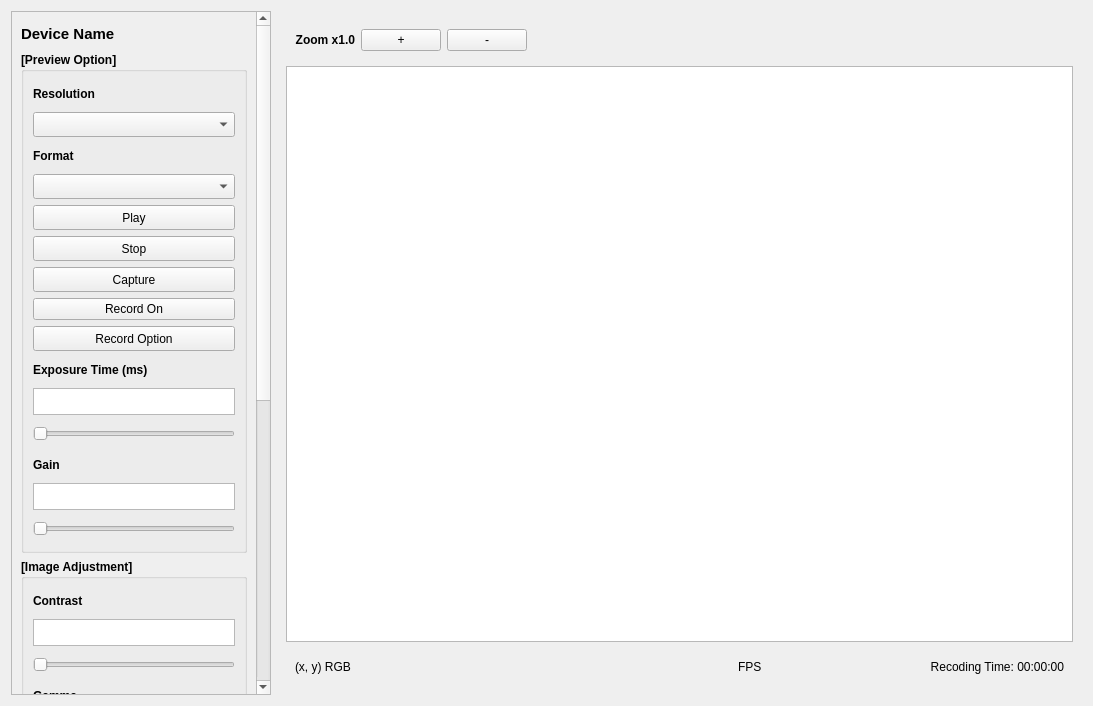
<?xml version="1.0" encoding="UTF-8"?>
<ui version="4.0">
 <class>TabCamera</class>
 <widget class="QWidget" name="TabCamera">
  <property name="geometry">
   <rect>
    <x>0</x>
    <y>0</y>
    <width>1093</width>
    <height>706</height>
   </rect>
  </property>
  <property name="windowTitle">
   <string>Form</string>
  </property>
  <layout class="QHBoxLayout" name="horizontalLayout">
   <item>
    <widget class="QScrollArea" name="scrollArea">
     <property name="minimumSize">
      <size>
       <width>260</width>
       <height>0</height>
      </size>
     </property>
     <property name="maximumSize">
      <size>
       <width>260</width>
       <height>16777215</height>
      </size>
     </property>
     <property name="widgetResizable">
      <bool>true</bool>
     </property>
     <widget class="QWidget" name="scrollAreaWidgetContents">
      <property name="geometry">
       <rect>
        <x>0</x>
        <y>0</y>
        <width>241</width>
        <height>1191</height>
       </rect>
      </property>
      <layout class="QVBoxLayout" name="verticalLayout_5">
       <item>
        <widget class="QLabel" name="lbDeviceName">
         <property name="minimumSize">
          <size>
           <width>0</width>
           <height>25</height>
          </size>
         </property>
         <property name="maximumSize">
          <size>
           <width>16777215</width>
           <height>16777215</height>
          </size>
         </property>
         <property name="font">
          <font>
           <pointsize>11</pointsize>
           <bold>true</bold>
          </font>
         </property>
         <property name="text">
          <string>Device Name</string>
         </property>
        </widget>
       </item>
       <item>
        <widget class="QGroupBox" name="gbPreviewOption">
         <property name="font">
          <font>
           <bold>true</bold>
          </font>
         </property>
         <property name="title">
          <string>[Preview Option]</string>
         </property>
         <layout class="QVBoxLayout" name="verticalLayout_2">
          <item>
           <widget class="QLabel" name="lbResolution">
            <property name="minimumSize">
             <size>
              <width>0</width>
              <height>25</height>
             </size>
            </property>
            <property name="font">
             <font>
              <bold>true</bold>
             </font>
            </property>
            <property name="text">
             <string>Resolution</string>
            </property>
           </widget>
          </item>
          <item>
           <widget class="QComboBox" name="cbResolution">
            <property name="minimumSize">
             <size>
              <width>0</width>
              <height>25</height>
             </size>
            </property>
            <property name="font">
             <font>
              <bold>false</bold>
             </font>
            </property>
           </widget>
          </item>
          <item>
           <widget class="QLabel" name="lbFormat">
            <property name="minimumSize">
             <size>
              <width>0</width>
              <height>25</height>
             </size>
            </property>
            <property name="font">
             <font>
              <bold>true</bold>
             </font>
            </property>
            <property name="text">
             <string>Format</string>
            </property>
           </widget>
          </item>
          <item>
           <widget class="QComboBox" name="cbFormat">
            <property name="minimumSize">
             <size>
              <width>0</width>
              <height>25</height>
             </size>
            </property>
            <property name="font">
             <font>
              <bold>false</bold>
             </font>
            </property>
           </widget>
          </item>
          <item>
           <widget class="QPushButton" name="btnPlayCamera">
            <property name="minimumSize">
             <size>
              <width>0</width>
              <height>25</height>
             </size>
            </property>
            <property name="font">
             <font>
              <bold>false</bold>
             </font>
            </property>
            <property name="text">
             <string>Play</string>
            </property>
           </widget>
          </item>
          <item>
           <widget class="QPushButton" name="btnStopCamera">
            <property name="minimumSize">
             <size>
              <width>0</width>
              <height>25</height>
             </size>
            </property>
            <property name="font">
             <font>
              <bold>false</bold>
             </font>
            </property>
            <property name="text">
             <string>Stop</string>
            </property>
           </widget>
          </item>
          <item>
           <widget class="QPushButton" name="btnCaptureCamera">
            <property name="minimumSize">
             <size>
              <width>0</width>
              <height>25</height>
             </size>
            </property>
            <property name="font">
             <font>
              <bold>false</bold>
             </font>
            </property>
            <property name="text">
             <string>Capture</string>
            </property>
            <property name="autoDefault">
             <bool>false</bool>
            </property>
            <property name="default">
             <bool>false</bool>
            </property>
            <property name="flat">
             <bool>false</bool>
            </property>
           </widget>
          </item>
          <item>
           <widget class="QPushButton" name="btnRecordOn">
            <property name="font">
             <font>
              <bold>false</bold>
             </font>
            </property>
            <property name="text">
             <string>Record On</string>
            </property>
           </widget>
          </item>
          <item>
           <widget class="QPushButton" name="btnRecordOption">
            <property name="minimumSize">
             <size>
              <width>0</width>
              <height>25</height>
             </size>
            </property>
            <property name="font">
             <font>
              <bold>false</bold>
             </font>
            </property>
            <property name="text">
             <string>Record Option</string>
            </property>
           </widget>
          </item>
          <item>
           <widget class="QLabel" name="lbExposure">
            <property name="minimumSize">
             <size>
              <width>0</width>
              <height>25</height>
             </size>
            </property>
            <property name="font">
             <font>
              <bold>true</bold>
             </font>
            </property>
            <property name="text">
             <string>Exposure Time (ms)</string>
            </property>
           </widget>
          </item>
          <item>
           <widget class="CustomPlainTextEdit" name="editExposureTime">
            <property name="minimumSize">
             <size>
              <width>0</width>
              <height>27</height>
             </size>
            </property>
            <property name="font">
             <font>
              <bold>false</bold>
             </font>
            </property>
           </widget>
          </item>
          <item>
           <widget class="QSlider" name="sliderExposureTime">
            <property name="minimumSize">
             <size>
              <width>0</width>
              <height>25</height>
             </size>
            </property>
            <property name="orientation">
             <enum>Qt::Horizontal</enum>
            </property>
           </widget>
          </item>
          <item>
           <widget class="QLabel" name="lbGain">
            <property name="minimumSize">
             <size>
              <width>0</width>
              <height>25</height>
             </size>
            </property>
            <property name="font">
             <font>
              <bold>true</bold>
             </font>
            </property>
            <property name="text">
             <string>Gain</string>
            </property>
           </widget>
          </item>
          <item>
           <widget class="CustomPlainTextEdit" name="editGain">
            <property name="minimumSize">
             <size>
              <width>0</width>
              <height>27</height>
             </size>
            </property>
            <property name="font">
             <font>
              <bold>false</bold>
             </font>
            </property>
           </widget>
          </item>
          <item>
           <widget class="QSlider" name="sliderGain">
            <property name="minimumSize">
             <size>
              <width>0</width>
              <height>25</height>
             </size>
            </property>
            <property name="orientation">
             <enum>Qt::Horizontal</enum>
            </property>
           </widget>
          </item>
         </layout>
        </widget>
       </item>
       <item>
        <widget class="QGroupBox" name="gbImageAdjustment">
         <property name="font">
          <font>
           <bold>true</bold>
          </font>
         </property>
         <property name="title">
          <string>[Image Adjustment]</string>
         </property>
         <layout class="QVBoxLayout" name="verticalLayout_3">
          <item>
           <widget class="QLabel" name="lbConstast">
            <property name="minimumSize">
             <size>
              <width>0</width>
              <height>25</height>
             </size>
            </property>
            <property name="text">
             <string>Contrast</string>
            </property>
           </widget>
          </item>
          <item>
           <widget class="CustomPlainTextEdit" name="editContrast">
            <property name="minimumSize">
             <size>
              <width>0</width>
              <height>27</height>
             </size>
            </property>
            <property name="font">
             <font>
              <bold>false</bold>
             </font>
            </property>
           </widget>
          </item>
          <item>
           <widget class="QSlider" name="sliderContrast">
            <property name="minimumSize">
             <size>
              <width>0</width>
              <height>25</height>
             </size>
            </property>
            <property name="orientation">
             <enum>Qt::Horizontal</enum>
            </property>
           </widget>
          </item>
          <item>
           <widget class="QLabel" name="lbGamma">
            <property name="minimumSize">
             <size>
              <width>0</width>
              <height>25</height>
             </size>
            </property>
            <property name="text">
             <string>Gamma</string>
            </property>
           </widget>
          </item>
          <item>
           <widget class="CustomPlainTextEdit" name="editGamma">
            <property name="minimumSize">
             <size>
              <width>0</width>
              <height>27</height>
             </size>
            </property>
            <property name="font">
             <font>
              <bold>false</bold>
             </font>
            </property>
           </widget>
          </item>
          <item>
           <widget class="QSlider" name="sliderGamma">
            <property name="minimumSize">
             <size>
              <width>0</width>
              <height>25</height>
             </size>
            </property>
            <property name="orientation">
             <enum>Qt::Horizontal</enum>
            </property>
           </widget>
          </item>
          <item>
           <widget class="QLabel" name="lbImageCurve">
            <property name="text">
             <string>Image Curve</string>
            </property>
           </widget>
          </item>
          <item>
           <widget class="QPushButton" name="btnCurveSetting">
            <property name="minimumSize">
             <size>
              <width>0</width>
              <height>25</height>
             </size>
            </property>
            <property name="font">
             <font>
              <bold>false</bold>
             </font>
            </property>
            <property name="text">
             <string>Setting</string>
            </property>
           </widget>
          </item>
          <item>
           <widget class="QComboBox" name="cbCurvePreset">
            <property name="minimumSize">
             <size>
              <width>0</width>
              <height>25</height>
             </size>
            </property>
            <property name="baseSize">
             <size>
              <width>0</width>
              <height>0</height>
             </size>
            </property>
            <property name="font">
             <font>
              <bold>false</bold>
             </font>
            </property>
           </widget>
          </item>
         </layout>
        </widget>
       </item>
       <item>
        <widget class="QGroupBox" name="gbDeviceOption">
         <property name="font">
          <font>
           <bold>true</bold>
          </font>
         </property>
         <property name="title">
          <string>[Device Option]</string>
         </property>
         <layout class="QVBoxLayout" name="verticalLayout">
          <item>
           <widget class="QLabel" name="lbDarkfield">
            <property name="text">
             <string>Darkfield Correction</string>
            </property>
           </widget>
          </item>
          <item>
           <widget class="QWidget" name="groupDarkFieldCorrection" native="true">
            <layout class="QHBoxLayout" name="horizontalLayout_9">
             <item>
              <widget class="QLabel" name="lbQuantity">
               <property name="minimumSize">
                <size>
                 <width>0</width>
                 <height>25</height>
                </size>
               </property>
               <property name="font">
                <font>
                 <bold>true</bold>
                </font>
               </property>
               <property name="text">
                <string>Quantity:</string>
               </property>
               <property name="alignment">
                <set>Qt::AlignRight|Qt::AlignTrailing|Qt::AlignVCenter</set>
               </property>
              </widget>
             </item>
             <item>
              <widget class="CustomPlainTextEdit" name="editDarkFieldCorrectionQuantity">
               <property name="minimumSize">
                <size>
                 <width>0</width>
                 <height>27</height>
                </size>
               </property>
               <property name="font">
                <font>
                 <bold>false</bold>
                </font>
               </property>
              </widget>
             </item>
            </layout>
           </widget>
          </item>
          <item>
           <widget class="QPushButton" name="btnDarkFieldCorrection">
            <property name="minimumSize">
             <size>
              <width>0</width>
              <height>25</height>
             </size>
            </property>
            <property name="font">
             <font>
              <bold>false</bold>
             </font>
            </property>
            <property name="text">
             <string>Capture</string>
            </property>
           </widget>
          </item>
          <item>
           <widget class="QCheckBox" name="chkDarkFieldCorrection">
            <property name="minimumSize">
             <size>
              <width>0</width>
              <height>25</height>
             </size>
            </property>
            <property name="font">
             <font>
              <bold>false</bold>
             </font>
            </property>
            <property name="text">
             <string>Enabled</string>
            </property>
           </widget>
          </item>
          <item>
           <widget class="QLabel" name="lbCooling">
            <property name="text">
             <string>Cooling</string>
            </property>
           </widget>
          </item>
          <item>
           <widget class="QWidget" name="groupCooling" native="true">
            <layout class="QHBoxLayout" name="horizontalLayout_10">
             <item>
              <widget class="QRadioButton" name="rbCoolingOn">
               <property name="minimumSize">
                <size>
                 <width>0</width>
                 <height>25</height>
                </size>
               </property>
               <property name="font">
                <font>
                 <bold>false</bold>
                </font>
               </property>
               <property name="text">
                <string>On</string>
               </property>
               <property name="checked">
                <bool>true</bool>
               </property>
              </widget>
             </item>
             <item>
              <widget class="QRadioButton" name="rbCoolingOff">
               <property name="minimumSize">
                <size>
                 <width>0</width>
                 <height>25</height>
                </size>
               </property>
               <property name="font">
                <font>
                 <bold>false</bold>
                </font>
               </property>
               <property name="text">
                <string>Off</string>
               </property>
               <property name="checked">
                <bool>false</bool>
               </property>
              </widget>
             </item>
            </layout>
           </widget>
          </item>
          <item>
           <widget class="QLabel" name="lbTemperature">
            <property name="minimumSize">
             <size>
              <width>0</width>
              <height>25</height>
             </size>
            </property>
            <property name="text">
             <string>Temperature (°C)</string>
            </property>
           </widget>
          </item>
          <item>
           <widget class="CustomPlainTextEdit" name="editTemperature">
            <property name="minimumSize">
             <size>
              <width>0</width>
              <height>27</height>
             </size>
            </property>
            <property name="font">
             <font>
              <bold>false</bold>
             </font>
            </property>
           </widget>
          </item>
          <item>
           <widget class="QSlider" name="sliderTemperature">
            <property name="orientation">
             <enum>Qt::Horizontal</enum>
            </property>
           </widget>
          </item>
         </layout>
        </widget>
       </item>
      </layout>
     </widget>
    </widget>
   </item>
   <item>
    <widget class="QWidget" name="groupCameraBody" native="true">
     <layout class="QVBoxLayout" name="verticalLayout_6">
      <item>
       <widget class="QWidget" name="groupCameraHeader" native="true">
        <layout class="QHBoxLayout" name="horizontalLayout_2">
         <item>
          <widget class="QLabel" name="lbZoom">
           <property name="font">
            <font>
             <bold>true</bold>
            </font>
           </property>
           <property name="text">
            <string>Zoom x1.0</string>
           </property>
           <property name="alignment">
            <set>Qt::AlignRight|Qt::AlignTrailing|Qt::AlignVCenter</set>
           </property>
          </widget>
         </item>
         <item>
          <widget class="QPushButton" name="btnZoomIn">
           <property name="text">
            <string>+</string>
           </property>
          </widget>
         </item>
         <item>
          <widget class="QPushButton" name="btnZoomOut">
           <property name="text">
            <string>-</string>
           </property>
          </widget>
         </item>
         <item>
          <spacer name="horizontalSpacer">
           <property name="orientation">
            <enum>Qt::Horizontal</enum>
           </property>
           <property name="sizeHint" stdset="0">
            <size>
             <width>40</width>
             <height>20</height>
            </size>
           </property>
          </spacer>
         </item>
        </layout>
       </widget>
      </item>
      <item>
       <widget class="CustomGraphicsView" name="gvCamera"/>
      </item>
      <item>
       <widget class="QWidget" name="groupCameraFooter" native="true">
        <layout class="QHBoxLayout" name="horizontalLayout_3">
         <item>
          <widget class="QLabel" name="lbCameraPixel">
           <property name="minimumSize">
            <size>
             <width>120</width>
             <height>0</height>
            </size>
           </property>
           <property name="text">
            <string>(x, y) RGB</string>
           </property>
          </widget>
         </item>
         <item>
          <spacer name="horizontalSpacer_2">
           <property name="orientation">
            <enum>Qt::Horizontal</enum>
           </property>
           <property name="sizeHint" stdset="0">
            <size>
             <width>40</width>
             <height>20</height>
            </size>
           </property>
          </spacer>
         </item>
         <item>
          <widget class="QLabel" name="lbCameraFPS">
           <property name="minimumSize">
            <size>
             <width>120</width>
             <height>0</height>
            </size>
           </property>
           <property name="text">
            <string>FPS</string>
           </property>
          </widget>
         </item>
         <item>
          <widget class="QLabel" name="lbRecordingTime">
           <property name="minimumSize">
            <size>
             <width>200</width>
             <height>0</height>
            </size>
           </property>
           <property name="text">
            <string>Recoding Time: 00:00:00</string>
           </property>
           <property name="alignment">
            <set>Qt::AlignRight|Qt::AlignTrailing|Qt::AlignVCenter</set>
           </property>
          </widget>
         </item>
        </layout>
       </widget>
      </item>
     </layout>
    </widget>
   </item>
  </layout>
 </widget>
 <customwidgets>
  <customwidget>
   <class>CustomPlainTextEdit</class>
   <extends>QPlainTextEdit</extends>
   <header>custom_plain_text_edit.h</header>
  </customwidget>
  <customwidget>
   <class>CustomGraphicsView</class>
   <extends>QGraphicsView</extends>
   <header>custom_graphics_view.h</header>
  </customwidget>
 </customwidgets>
 <resources/>
 <connections/>
</ui>
